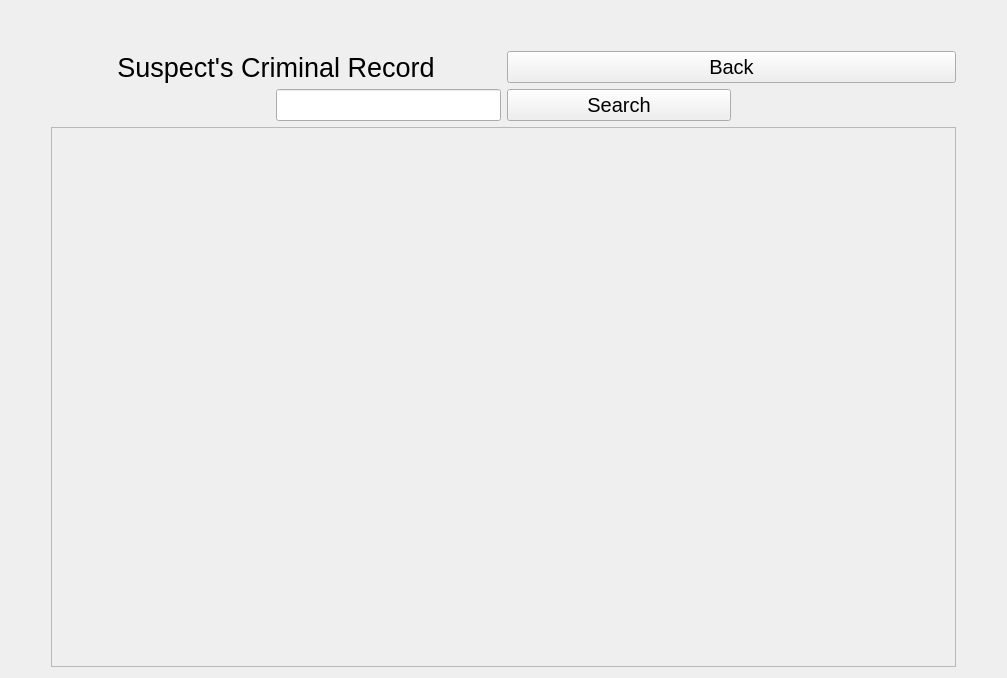
<?xml version="1.0" encoding="UTF-8"?>
<ui version="4.0">
 <class>Form</class>
 <widget class="QWidget" name="Form">
  <property name="geometry">
   <rect>
    <x>0</x>
    <y>0</y>
    <width>1007</width>
    <height>678</height>
   </rect>
  </property>
  <property name="sizePolicy">
   <sizepolicy hsizetype="Preferred" vsizetype="Fixed">
    <horstretch>0</horstretch>
    <verstretch>0</verstretch>
   </sizepolicy>
  </property>
  <property name="windowTitle">
   <string>Form</string>
  </property>
  <layout class="QGridLayout" name="gridLayout_2">
   <item row="0" column="1">
    <spacer name="verticalSpacer">
     <property name="orientation">
      <enum>Qt::Vertical</enum>
     </property>
     <property name="sizeType">
      <enum>QSizePolicy::Fixed</enum>
     </property>
     <property name="sizeHint" stdset="0">
      <size>
       <width>20</width>
       <height>40</height>
      </size>
     </property>
    </spacer>
   </item>
   <item row="1" column="1">
    <layout class="QGridLayout" name="gridLayout">
     <item row="0" column="0">
      <layout class="QHBoxLayout" name="horizontalLayout">
       <item>
        <widget class="QLabel" name="label">
         <property name="font">
          <font>
           <pointsize>20</pointsize>
          </font>
         </property>
         <property name="text">
          <string>Suspect's Criminal Record</string>
         </property>
         <property name="alignment">
          <set>Qt::AlignCenter</set>
         </property>
        </widget>
       </item>
       <item>
        <widget class="QPushButton" name="BackBtn">
         <property name="sizePolicy">
          <sizepolicy hsizetype="Minimum" vsizetype="Fixed">
           <horstretch>0</horstretch>
           <verstretch>0</verstretch>
          </sizepolicy>
         </property>
         <property name="font">
          <font>
           <pointsize>15</pointsize>
          </font>
         </property>
         <property name="text">
          <string>Back</string>
         </property>
        </widget>
       </item>
      </layout>
     </item>
     <item row="1" column="0">
      <layout class="QHBoxLayout" name="horizontalLayout_3">
       <item>
        <spacer name="horizontalSpacer">
         <property name="orientation">
          <enum>Qt::Horizontal</enum>
         </property>
         <property name="sizeHint" stdset="0">
          <size>
           <width>40</width>
           <height>20</height>
          </size>
         </property>
        </spacer>
       </item>
       <item>
        <widget class="QLineEdit" name="SuspectCriminalRecordSearchField">
         <property name="font">
          <font>
           <pointsize>15</pointsize>
          </font>
         </property>
        </widget>
       </item>
       <item>
        <widget class="QPushButton" name="SuspectCriminalRecordSearchBtn">
         <property name="sizePolicy">
          <sizepolicy hsizetype="Expanding" vsizetype="Fixed">
           <horstretch>0</horstretch>
           <verstretch>0</verstretch>
          </sizepolicy>
         </property>
         <property name="font">
          <font>
           <pointsize>15</pointsize>
          </font>
         </property>
         <property name="text">
          <string>Search</string>
         </property>
        </widget>
       </item>
       <item>
        <spacer name="horizontalSpacer_2">
         <property name="orientation">
          <enum>Qt::Horizontal</enum>
         </property>
         <property name="sizeHint" stdset="0">
          <size>
           <width>40</width>
           <height>20</height>
          </size>
         </property>
        </spacer>
       </item>
      </layout>
     </item>
     <item row="4" column="0">
      <widget class="QScrollArea" name="SuspectScrollArea">
       <property name="sizePolicy">
        <sizepolicy hsizetype="Expanding" vsizetype="MinimumExpanding">
         <horstretch>0</horstretch>
         <verstretch>0</verstretch>
        </sizepolicy>
       </property>
       <property name="widgetResizable">
        <bool>true</bool>
       </property>
       <widget class="QWidget" name="scrollAreaWidgetContents">
        <property name="geometry">
         <rect>
          <x>0</x>
          <y>0</y>
          <width>893</width>
          <height>515</height>
         </rect>
        </property>
       </widget>
      </widget>
     </item>
    </layout>
   </item>
   <item row="1" column="0">
    <spacer name="horizontalSpacer_3">
     <property name="orientation">
      <enum>Qt::Horizontal</enum>
     </property>
     <property name="sizeType">
      <enum>QSizePolicy::Fixed</enum>
     </property>
     <property name="sizeHint" stdset="0">
      <size>
       <width>40</width>
       <height>20</height>
      </size>
     </property>
    </spacer>
   </item>
   <item row="1" column="2">
    <spacer name="horizontalSpacer_4">
     <property name="orientation">
      <enum>Qt::Horizontal</enum>
     </property>
     <property name="sizeType">
      <enum>QSizePolicy::Fixed</enum>
     </property>
     <property name="sizeHint" stdset="0">
      <size>
       <width>40</width>
       <height>20</height>
      </size>
     </property>
    </spacer>
   </item>
  </layout>
 </widget>
 <resources/>
 <connections/>
</ui>
